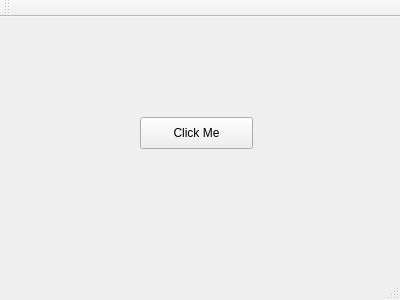
<?xml version="1.0" encoding="UTF-8"?>
<ui version="4.0">
 <class>MainWindow</class>
 <widget class="QMainWindow" name="MainWindow">
  <property name="geometry">
   <rect>
    <x>0</x>
    <y>0</y>
    <width>400</width>
    <height>300</height>
   </rect>
  </property>
  <property name="windowTitle">
   <string>MainWindow</string>
  </property>
  <widget class="QWidget" name="centralWidget">
   <widget class="QPushButton" name="pushButton">
    <property name="geometry">
     <rect>
      <x>140</x>
      <y>100</y>
      <width>113</width>
      <height>32</height>
     </rect>
    </property>
    <property name="text">
     <string>Click Me</string>
    </property>
   </widget>
   <widget class="QLabel" name="label">
    <property name="geometry">
     <rect>
      <x>150</x>
      <y>140</y>
      <width>111</width>
      <height>51</height>
     </rect>
    </property>
    <property name="text">
     <string/>
    </property>
   </widget>
  </widget>
  <widget class="QMenuBar" name="menuBar">
   <property name="geometry">
    <rect>
     <x>0</x>
     <y>0</y>
     <width>400</width>
     <height>22</height>
    </rect>
   </property>
  </widget>
  <widget class="QToolBar" name="mainToolBar">
   <attribute name="toolBarArea">
    <enum>TopToolBarArea</enum>
   </attribute>
   <attribute name="toolBarBreak">
    <bool>false</bool>
   </attribute>
  </widget>
  <widget class="QStatusBar" name="statusBar"/>
 </widget>
 <layoutdefault spacing="6" margin="11"/>
 <resources/>
 <connections/>
</ui>
